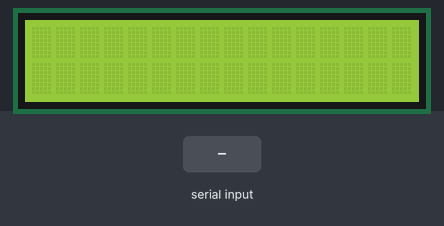
Recording of a sketch running on a simulated Arduino Nano, built with avr-gcc and run on an emulated ATmega328P. On the bench: 16×2 character LCD. The inputs (shaded band) are chosen by the test bench.

Above: at 1.2 s.
1.3 s: "1" received over Serial
At 1.7 s:
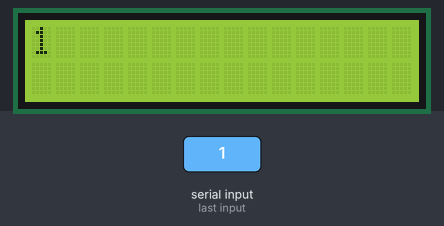
2.8 s: "0" received over Serial
At 4.0 s:
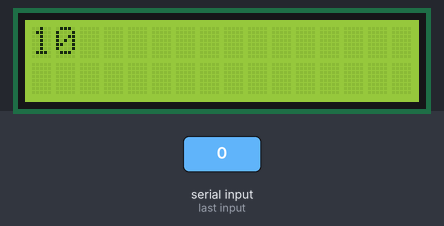
4.3 s: "2" received over Serial
At 5.3 s:
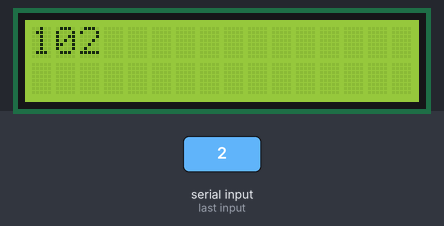
Timing chart, 0 to 7.3 s (numbered marks = the images above; inputs shaded):
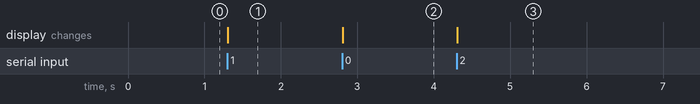

Measured:
- after the input at 1.3 s, the display: changes at once (image 1)
- after the input at 2.8 s, the display: changes at once (image 2)
- after the input at 4.3 s, the display: changes at once (image 3)

The sketch:

asl_lcd_display.ino
```cpp
/*
  ASL Sentence Display - Arduino Nano + 16x2 I2C LCD
*/

#include <Wire.h>
#include <LiquidCrystal_I2C.h>

LiquidCrystal_I2C lcd(0x27, 16, 2);

#define SENTENCE_MAX 100
#define LINE_WIDTH 16
#define MAX_LINES 10

char sentence[SENTENCE_MAX + 1] = "";
int sentenceLen = 0;

char lines[MAX_LINES][LINE_WIDTH + 1];
int numLines = 0;

void setup() {
  Serial.begin(9600);
  lcd.init();
  lcd.backlight();
  rebuildLines();
  showLines();
}

void loop() {
  if (Serial.available()) {
    char c = Serial.read();

    if (c == '\f') {
      sentenceLen = 0;
    } else if (sentenceLen < SENTENCE_MAX) {
      sentence[sentenceLen++] = c;
    }
    sentence[sentenceLen] = '\0';

    rebuildLines();
    showLines();
  }
}

// Word-wraps `sentence` into `lines[]`, breaking only at spaces.
// A "word" longer than LINE_WIDTH gets hard-broken across lines.
void rebuildLines() {
  numLines = 1;
  lines[0][0] = '\0';
  int lineLen = 0;

  int i = 0;
  while (i < sentenceLen) {
    // skip any spaces (they only matter as separators between words)
    while (i < sentenceLen && sentence[i] == ' ') i++;
    if (i >= sentenceLen) break;

    int wordStart = i;
    while (i < sentenceLen && sentence[i] != ' ') i++;
    int wordLen = i - wordStart;

    while (wordLen > 0) {
      int sep = (lineLen > 0) ? 1 : 0;
      int avail = LINE_WIDTH - lineLen - sep;

      if (wordLen <= avail) {
        // Whole (remaining) word fits on the current line
        if (sep) lines[numLines - 1][lineLen++] = ' ';
        memcpy(&lines[numLines - 1][lineLen], &sentence[wordStart], wordLen);
        lineLen += wordLen;
        lines[numLines - 1][lineLen] = '\0';
        wordStart += wordLen;
        wordLen = 0;

      } else if (wordLen <= LINE_WIDTH && lineLen > 0) {
        // Doesn't fit here, but would fit on a fresh line -> move it down
        if (numLines < MAX_LINES) numLines++;
        lines[numLines - 1][0] = '\0';
        lineLen = 0;

      } else {
        // Word itself is too long for one line: hard-break it
        int take = avail > 0 ? avail : 0;
        if (take > 0) {
          if (sep) lines[numLines - 1][lineLen++] = ' ';
          memcpy(&lines[numLines - 1][lineLen], &sentence[wordStart], take);
          lineLen += take;
          lines[numLines - 1][lineLen] = '\0';
          wordStart += take;
          wordLen -= take;
        }
        if (wordLen > 0) {
          if (numLines < MAX_LINES) numLines++;
          lines[numLines - 1][0] = '\0';
          lineLen = 0;
        }
      }
    }
  }
}

// Shows the last two wrapped lines (so the display "scrolls" as the
// sentence grows). If there's only one line so far, it goes on the top row.
void showLines() {
  lcd.clear();

  if (numLines <= 1) {
    lcd.setCursor(0, 0);
    lcd.print(lines[0]);
  } else {
    lcd.setCursor(0, 0);
    lcd.print(lines[numLines - 2]);
    lcd.setCursor(0, 1);
    lcd.print(lines[numLines - 1]);
  }
}
```
